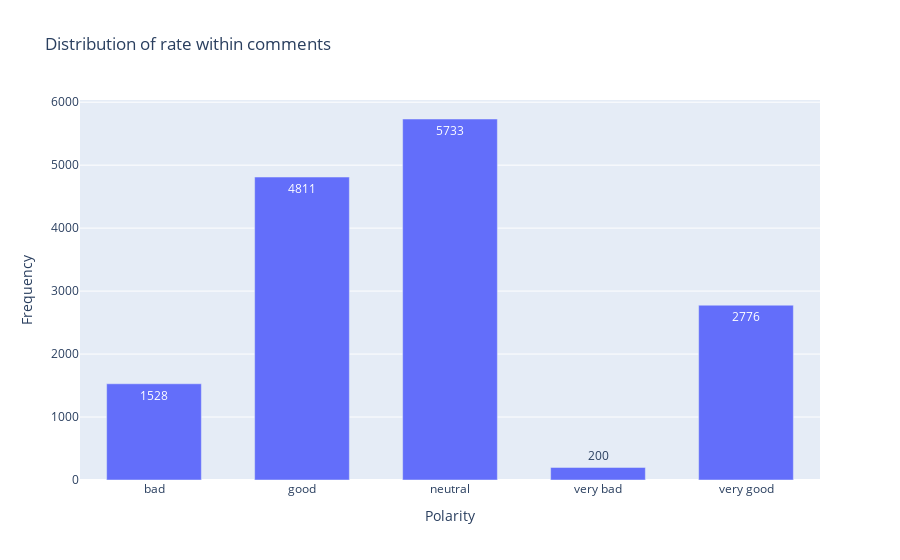

The cell this chart's notebook holds for it:
### Code cell
fig = go.Figure()

groupby_rate = sentiper.groupby('polarity')['polarity'].count()

fig.add_trace(go.Bar(
    x=list(sorted(groupby_rate.index)),
    y=groupby_rate.tolist(),
    text=groupby_rate.tolist(),
    textposition='auto'
))

fig.update_layout(
    title_text='Distribution of rate within comments',
    xaxis_title_text='Polarity',
    yaxis_title_text='Frequency',
    bargap=0.2,
    bargroupgap=0.2)

fig.show()

### Figure 1 — Plotly figure (JSON) as saved in the notebook; plotly's stock layout.template omitted (floating-point values rounded to 4 significant figures)
{"data": [{"text": ["1528", "4811", "5733", "200", "2776"], "textposition": "auto", "type": "bar", "x": ["bad", "good", "neutral", "very bad", "very good"], "y": [1528, 4811, 5733, 200, 2776]}], "layout": {"bargap": 0.2, "bargroupgap": 0.2, "title": {"text": "Distribution of rate within comments"}, "xaxis": {"title": {"text": "Polarity"}}, "yaxis": {"title": {"text": "Frequency"}}}}
